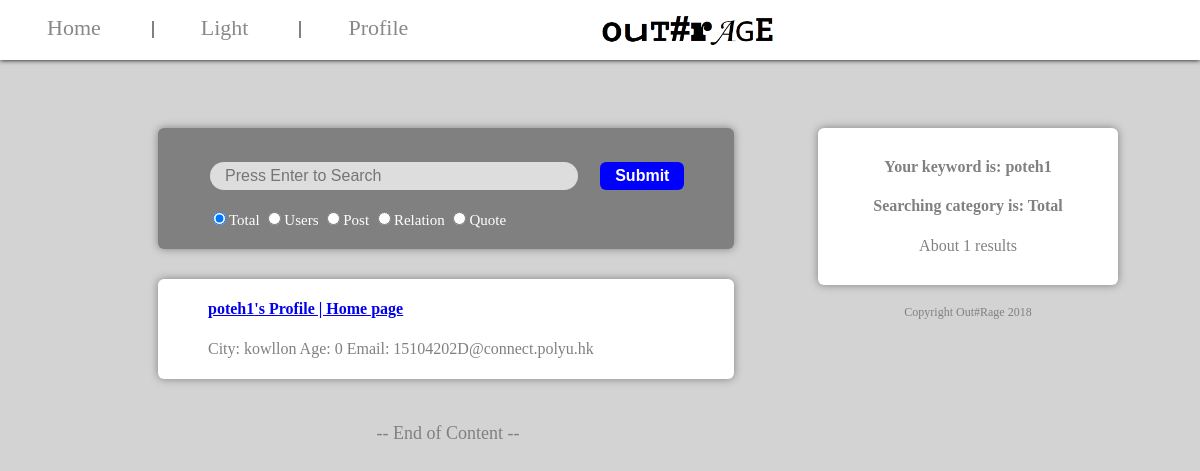
The app's page /search.php?content=poteh1, older data.
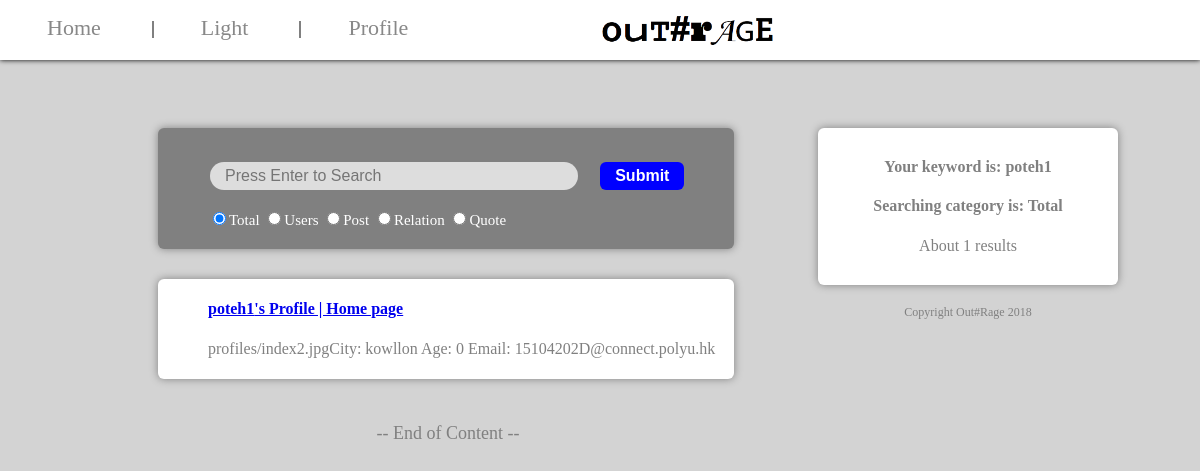
The same page, newer data.
### tables this page shows
CREATE TABLE `users` (
  `username` varchar(20) NOT NULL,
  `loginstate` varchar(10) NOT NULL DEFAULT 'offline',
  `password` varchar(10) NOT NULL,
  `city` varchar(50) NOT NULL,
  `age` int(10) NOT NULL,
  `profile` varchar(200) NOT NULL,
  `birthday` varchar(20) NOT NULL,
  `gender` varchar(20) NOT NULL,
  `email` varchar(50) NOT NULL,
  `like_post` varchar(1000) NOT NULL
);

### search.php (the view, shortened to what this page needs)
<html>
<head>
<link rel="stylesheet" type="text/css" href="theme.css"/>
</head>
<body>
<div style="margin-top:120px;position:absolute;width:80%">
<div style="display:inline-block;width:60%;min-width:300px;min-height:100px;vertical-align:top;">
<span class="info_block" style="display:inline-block;width:100%;min-height:100px;vertical-align:left;background-color:grey;">
<span style="display:block;margin-top:30px;margin-left:50px;margin-bottom:20px;text-align:left;">
<form id="sf" action="search.php" method="GET">
<input type="text" class="input_bar" name="content" style="width:70%;" placeholder="Press Enter to Search"/><input type="submit" value="Submit" class="node_button" style="display:inline-block;margin-left:20px;" onclick="return submitCheck(content)"/>
<p style="color:white;font-size:15px;">
<input type="radio" name="class" value="total" checked="checked"/>Total
<input type="radio" name="class" value="users"/>Users
<input type="radio" name="class" value="post"/>Post
<input type="radio" name="class" value="relation"/>Relation
<input type="radio" name="class" value="quote"/>Quote
</p>
</form>
</span>
</span>
<?php
if(!isset($_GET["content"]))
{?>
	<span style="display:inline-block;height:30px;vertical-align:left;"></span>
	<span class="info_block" style="display:inline-block;width:100%;min-height:100px;vertical-align:left;">
	<span style="display:block;margin-top:20px;margin-left:50px;margin-bottom:20px;text-align:left;">
	<p>The results will be shown here.</p>
	</span>
	</span>
<?php
}
else
{
	$xx=$_GET["content"];
	$xx=trim($xx);
	$con=mysqli_connect("localhost","root","");
	mysqli_select_db($con,"users");
	if (count(explode(' ',$xx))==1){
	$_SESSION["keyword"]=1;$a=$_SESSION["search"][0];
	$sql1="select * from users where username like '%".$a."%' or city like '%".$a."%' or profile like '%".$a."%' or birthday like '%".$a."%' or gender like '%".$a."%' or email like '%".$a."%'";
	$sql2="select * from post where username like '%".$a."%' or post_time like '%".$a."%' or post_content like '%".$a."%' ";
	$sql3="select * from  relation where userone like '%".$a."%' or usertwo like '%".$a."%' or relation like '%".$a."%' ";
	$sql4="select * from quote where quote_type like '%".$a."%' or quote_content like '%".$a."%' or quote_picture like '%".$a."%'";
	}
	$result1=mysqli_query($con,$sql1); $rowcount1=mysqli_num_rows($result1);
	$result2=mysqli_query($con,$sql2);$rowcount2=mysqli_num_rows($result2);
	$result3=mysqli_query($con,$sql3);$rowcount3=mysqli_num_rows($result3);
	$result4=mysqli_query($con,$sql4);$rowcount4=mysqli_num_rows($result4);
	$totalrows=$rowcount1+$rowcount2+$rowcount3+$rowcount4;
	if((!isset($_GET["class"]))||($_GET["class"]=="total"))
	{
		$cl="t";
	}
	if(($cl=="t")||($cl=="u"))
	{
	for ($i=0;$i<$rowcount1;$i++){
?>
	<span class="info_block" style="display:inline-block;width:100%;min-height:100px;vertical-align:left;">
	<span style="display:block;margin-top:20px;margin-left:50px;margin-bottom:20px;text-align:left;">
	<p>
<?php
		$row1=mysqli_fetch_assoc($result1);
		echo "<h4><a href=\"profile.php?user=".$row1["username"]."\">".@$row1["username"]."'s Profile | Home page</a><br /></h4>".$row1["profile"] ;
		echo "City: ".$row1["city"]."  Age: ".$row1["age"]."  Email: ".$row1["email"]."<br />";
?>
	</p>
	</span>
	</span>
<?php
	}
	}
?>
<?php
}
?>
<span style="display:inline-block;width=100%;height:70px;vertical-align:left;font-size:18px;color:grey;">-- End of Content --</span>
</div>
<div style="display:inline-block;position:fixed;width:20%;min-width:300px;vertical-align:top;">
<span class="info_block" style="display:inline-block;width:100%;min-width:300px;vertical-align:top;">
<form style="margin:30px;">
<p>
<?php
	echo "<h4>Your keyword is: ";
	if(!isset($_GET["content"]))
	{
		echo "[NONE]";
	}
	else
	{
		echo $_GET["content"];
	}
	echo "<br /></h4>";
	echo "<h4>Searching category is: ";
	if(!isset($_GET["content"]))
	{
		echo "[NONE]";
	}
	else
	{
		if($cl=="t")
		{
			echo "Total";
		}
	}
	echo "<br /></h4>";
	echo "About ";
	if(!isset($_GET["content"]))
	{
		echo "0";
	}
	else
	{
		echo $totalrows;
	}
	echo " results <br />";
?>
</p>
</form>
</span>
<span style="display:inline-block;height:20px;width:100%;min-width:300px;vertical-align:top;">
</span>
<span style="display:inline-block;height:50px;width:100%;min-width:300px;vertical-align:top;">
<a style="font-size:12px;color:grey;">Copyright Out#Rage 2018</a>
</span>
</div>
</div>
<div class="top_bar" style="text-align:center">
<span style="float:left">
<a href="index.php" class="main_button">Home</a>
<span class="division_line"></span>
<a href="light.php" class="main_button">Light</a>
<span class="division_line"></span>
<a href="profile.php" class="main_button">Profile</a>
</span>
<img src="images/logo.png" style="display:inline-block;max-height:30px;"/>
<div style="float:right;margin-right:45px;width:20%;height:1px;"></div>
</div>
</body>
</html>

Row changes from the older to the newer data that the page shows:
changed users "poteh1": profile (not shown) → "profiles/index2.jpg"
